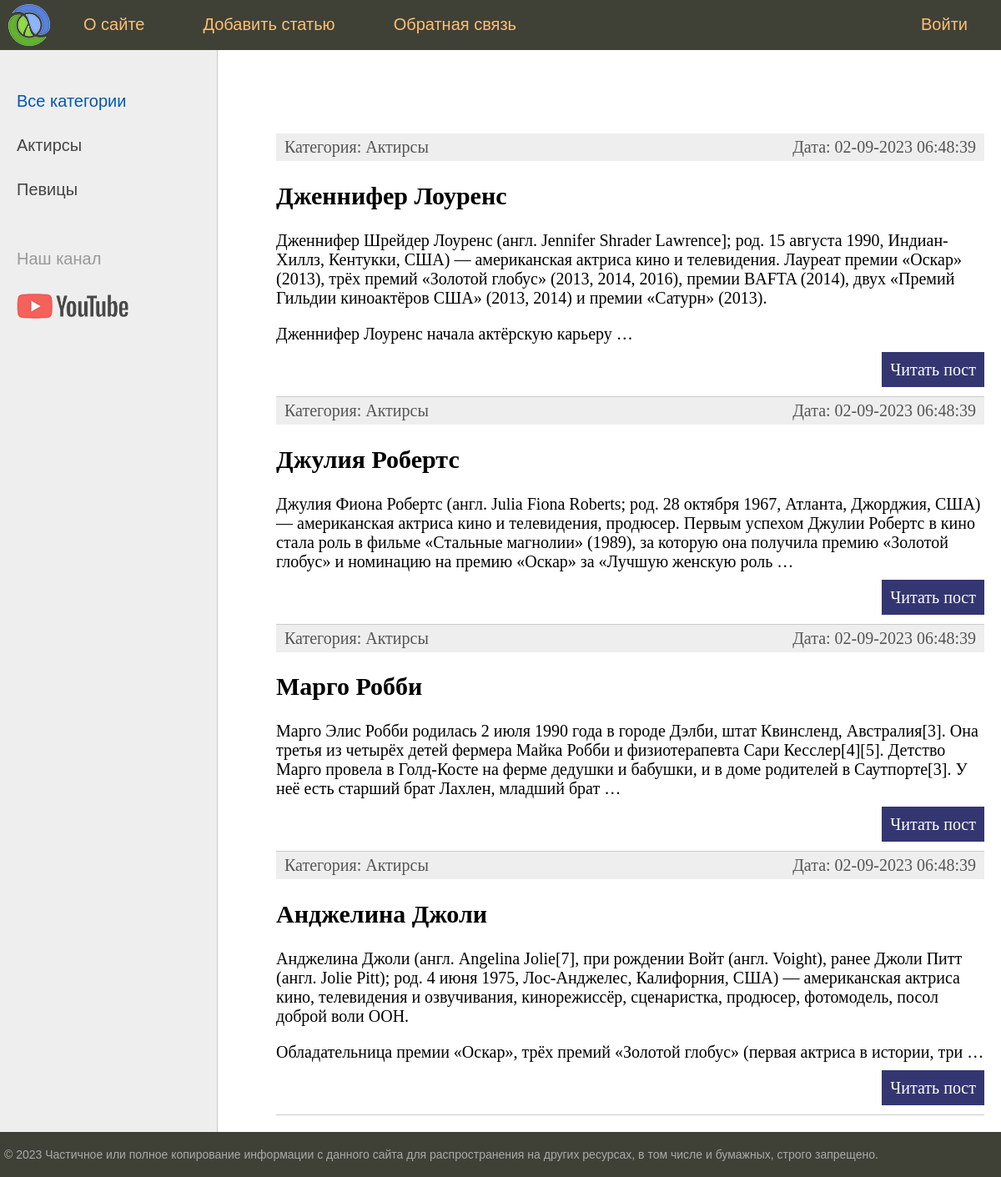
Before: / with the older database file.
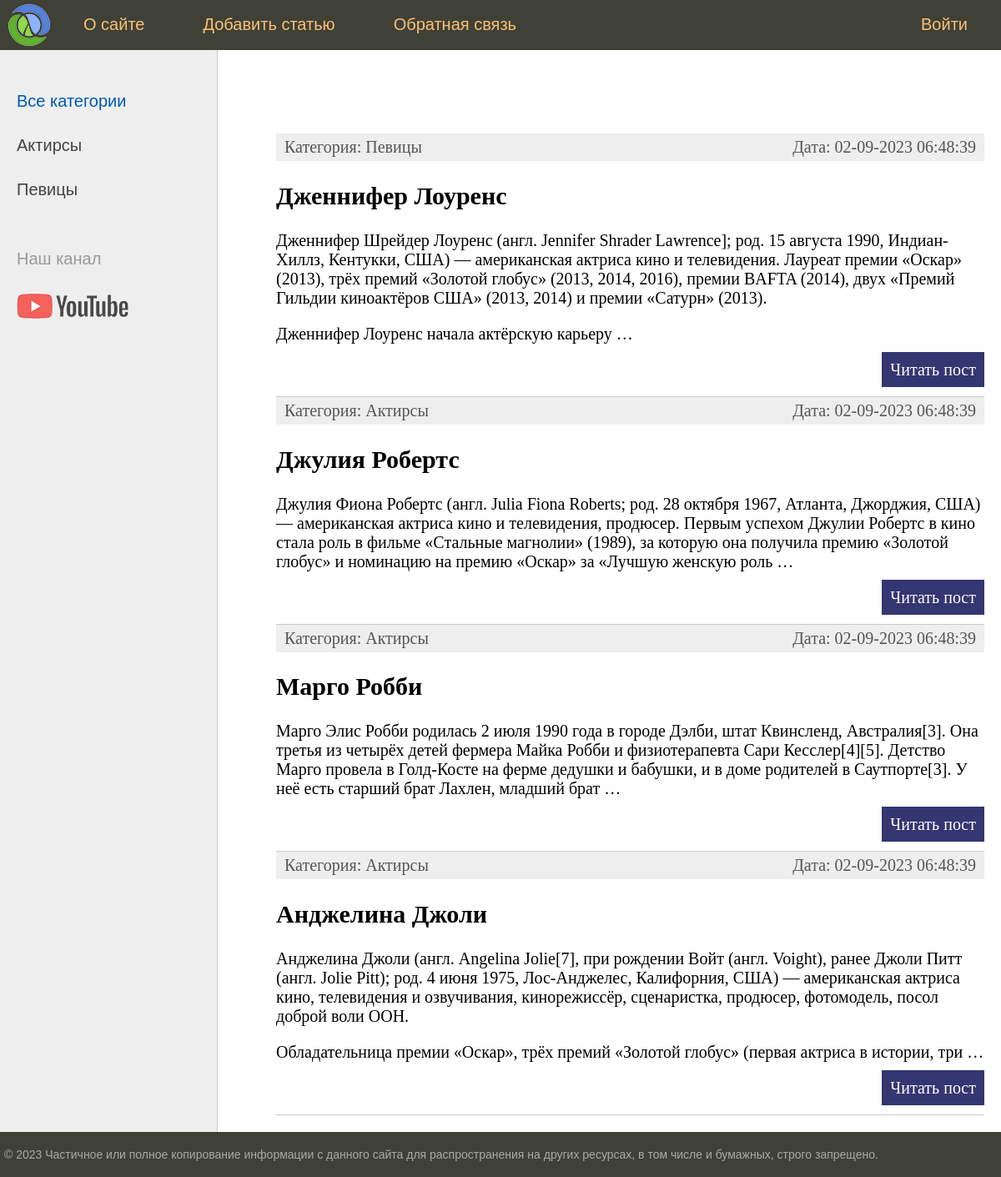
After: the same page with the newer database file.
### women/models.py (models this page shows, shortened)
class Women(models.Model):
    class Status(models.IntegerChoices):
        DRAFT = 0, 'Черновик'
        PUBLISHED = 1, 'Опубликовано'
    title = models.CharField(max_length=255)
    slug = models.SlugField(max_length=255, unique=True, db_index=True)
    content = models.TextField(blank=True)
    time_create = models.DateTimeField(auto_now_add=True)
    time_update = models.DateTimeField(auto_now=True)
    is_published = models.BooleanField(choices=Status.choices, default=Status.DRAFT)
    category = models.ForeignKey('Category', on_delete=models.PROTECT, related_name='posts')
    objects = models.Manager()
    published = PublisherManager()
    class Meta:
        ordering = ['-time_create']
        indexes = [
            models.Index(fields=['-time_create'])
        ]
    def get_absolute_url(self):
        return reverse('post', kwargs={'post_slug': self.slug})

class Category(models.Model):
    name = models.CharField(max_length=100, db_index=True)
    slug = models.SlugField(max_length=255, unique=True, db_index=True)
    def __str__(self):
        return self.name
    def get_absolute_url(self):
        return reverse('category', kwargs={'category_slug': self.slug})

### women/views.py (the view)
# urls.py: path('', views.index, name='home'),
def index(request):
    posts = Women.published.all()
    data = {'title': 'Главная страница',
            'menu': menu,
            'post': posts,
            'category_selected': 0,
            }
    return render(request, 'women/index.html', context=data)

### women/models.py (called while the page is built)
    def get_queryset(self):
        return super().get_queryset().filter(is_published=Women.Status.PUBLISHED)

### women/templatetags/women_tags.py (called while the page is built)
@register.inclusion_tag('women/list_categories.html')
def show_categories(category_selected=0):
    cats = Category.objects.all()
    return {'cats': cats, 'category_selected': category_selected}

### women/templates/women/index.html (shortened to what this page needs)
{% extends 'base.html' %}
{% block content %}
<ul class="list-articles">
	{% for p in post %}
		<li>
            <div class="article-panel">
                <p class="first">Категория: {{ p.category }}</p>
                <p class="last">Дата: {{ p.time_update|date:"d-m-Y H:i:s" }}</p>
            </div>
			<h2> {{ p.title }}</h2>
			{% autoescape off %}
			{{ p.content|linebreaks|truncatewords:50}}
			{% endautoescape %}
			<p class="link-read-post"><a href="{{ p.get_absolute_url }}">Читать пост</a></p>
		</li>
	{% endfor %}
</ul>
{% endblock content %}

Changed rows visible on the page:
changed Women "Дженнифер Лоуренс": category "Актирсы" → "Певицы"
